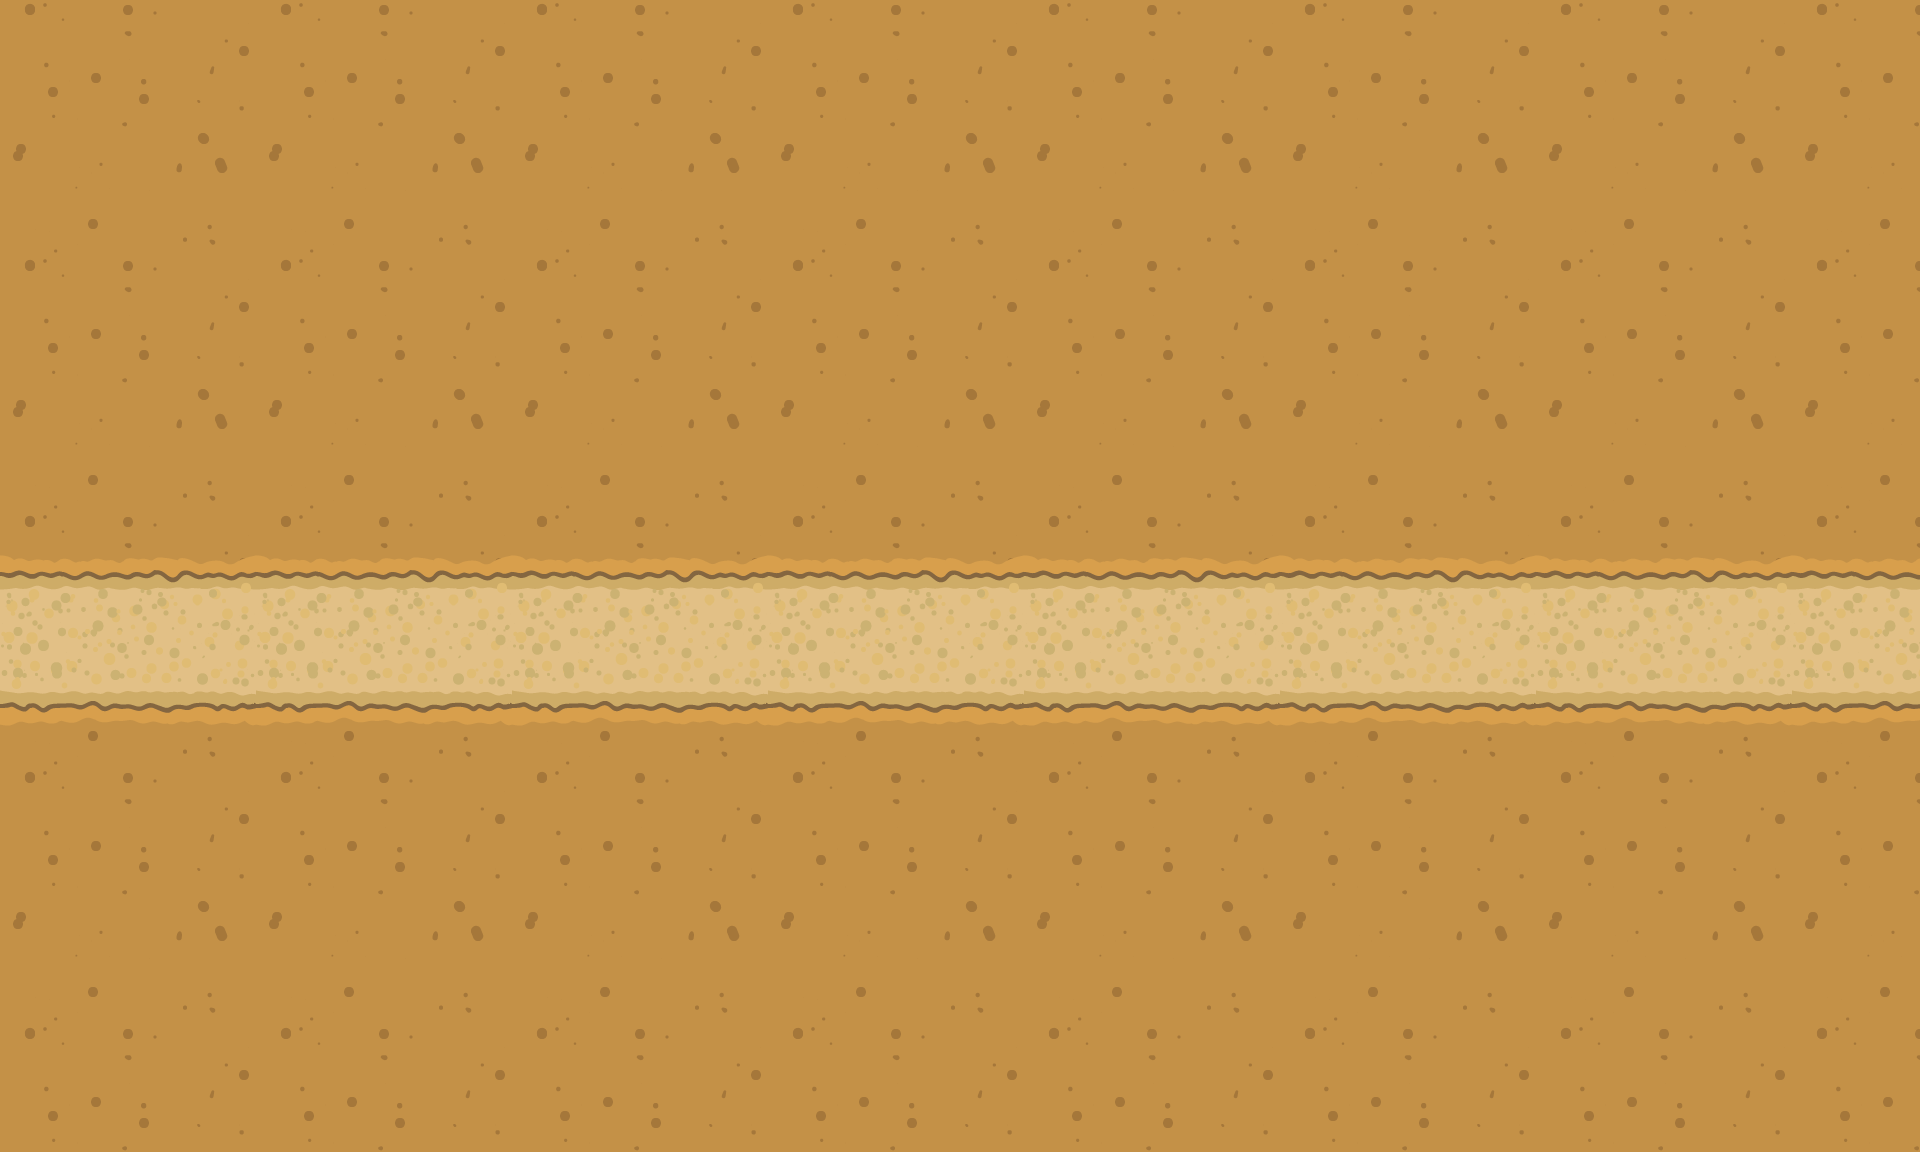

A level layout from a 2D game, rendered from its tile map. Below: a short description, then the map file with its tile-grid data intact:
An orthogonal 30x18 tile map with 64x64 px tiles, 3 tile layers (bg, road, target) and 1 object (1).

<map version="1.2" tiledversion="1.3.1" orientation="orthogonal" renderorder="right-down" compressionlevel="0" width="30" height="18" tilewidth="64" tileheight="64" infinite="0" nextlayerid="5" nextobjectid="42">
 <tileset firstgid="1" source="tail_01.tsx" />
 <layer id="1" name="bg" width="30" height="18">
  <data encoding="csv">
565,566,567,568,565,566,567,568,565,566,567,568,565,566,567,568,565,566,567,568,565,566,567,568,565,566,567,568,565,566,
593,594,595,596,593,594,595,596,593,594,595,596,593,594,595,596,593,594,595,596,593,594,595,596,593,594,595,596,593,594,
621,622,623,624,621,622,623,624,621,622,623,624,621,622,623,624,621,622,623,624,621,622,623,624,621,622,623,624,621,622,
649,650,651,652,649,650,651,652,649,650,651,652,649,650,651,652,649,650,651,652,649,650,651,652,649,650,651,652,649,650,
565,566,567,568,565,566,567,568,565,566,567,568,565,566,567,568,565,566,567,568,565,566,567,568,565,566,567,568,565,566,
593,594,595,596,593,594,595,596,593,594,595,596,593,594,595,596,593,594,595,596,593,594,595,596,593,594,595,596,593,594,
621,622,623,624,621,622,623,624,621,622,623,624,621,622,623,624,621,622,623,624,621,622,623,624,621,622,623,624,621,622,
649,650,651,652,649,650,651,652,649,650,651,652,649,650,651,652,649,650,651,652,649,650,651,652,649,650,651,652,649,650,
565,566,567,568,565,566,567,568,565,566,567,568,565,566,567,568,565,566,567,568,565,566,567,568,565,566,567,568,565,566,
593,594,595,596,593,594,595,596,593,594,595,596,593,594,595,596,593,594,595,596,593,594,595,596,593,594,595,596,593,594,
621,622,623,624,621,622,623,624,621,622,623,624,621,622,623,624,621,622,623,624,621,622,623,624,621,622,623,624,621,622,
649,650,651,652,649,650,651,652,649,650,651,652,649,650,651,652,649,650,651,652,649,650,651,652,649,650,651,652,649,650,
565,566,567,568,565,566,567,568,565,566,567,568,565,566,567,568,565,566,567,568,565,566,567,568,565,566,567,568,565,566,
593,594,595,596,593,594,595,596,593,594,595,596,593,594,595,596,593,594,595,596,593,594,595,596,593,594,595,596,593,594,
621,622,623,624,621,622,623,624,621,622,623,624,621,622,623,624,621,622,623,624,621,622,623,624,621,622,623,624,621,622,
649,650,651,652,649,650,651,652,649,650,651,652,649,650,651,652,649,650,651,652,649,650,651,652,649,650,651,652,649,650,
565,566,567,568,565,566,567,568,565,566,567,568,565,566,567,568,565,566,567,568,565,566,567,568,565,566,567,568,565,566,
593,594,595,596,593,594,595,596,593,594,595,596,593,594,595,596,593,594,595,596,593,594,595,596,593,594,595,596,593,594
</data>
 </layer>
 <layer id="2" name="road" width="30" height="18">
  <data encoding="csv">
0,0,0,0,0,0,0,0,0,0,0,0,0,0,0,0,0,0,0,0,0,0,0,0,0,0,0,0,0,0,
0,0,0,0,0,0,0,0,0,0,0,0,0,0,0,0,0,0,0,0,0,0,0,0,0,0,0,0,0,0,
0,0,0,0,0,0,0,0,0,0,0,0,0,0,0,0,0,0,0,0,0,0,0,0,0,0,0,0,0,0,
0,0,0,0,0,0,0,0,0,0,0,0,0,0,0,0,0,0,0,0,0,0,0,0,0,0,0,0,0,0,
0,0,0,0,0,0,0,0,0,0,0,0,0,0,0,0,0,0,0,0,0,0,0,0,0,0,0,0,0,0,
0,0,0,0,0,0,0,0,0,0,0,0,0,0,0,0,0,0,0,0,0,0,0,0,0,0,0,0,0,0,
0,0,0,0,0,0,0,0,0,0,0,0,0,0,0,0,0,0,0,0,0,0,0,0,0,0,0,0,0,0,
0,0,0,0,0,0,0,0,0,0,0,0,0,0,0,0,0,0,0,0,0,0,0,0,0,0,0,0,0,0,
473,474,475,476,473,474,475,476,473,474,475,476,473,474,475,476,473,474,475,476,473,474,475,476,473,474,475,476,473,474,
501,502,503,504,501,502,503,504,501,502,503,504,501,502,503,504,501,502,503,504,501,502,503,504,501,502,503,504,501,502,
529,530,531,532,529,530,531,532,529,530,531,532,529,530,531,532,529,530,531,532,529,530,531,532,529,530,531,532,529,530,
557,558,559,560,557,558,559,560,557,558,559,560,557,558,559,560,557,558,559,560,557,558,559,560,557,558,559,560,557,558,
0,0,0,0,0,0,0,0,0,0,0,0,0,0,0,0,0,0,0,0,0,0,0,0,0,0,0,0,0,0,
0,0,0,0,0,0,0,0,0,0,0,0,0,0,0,0,0,0,0,0,0,0,0,0,0,0,0,0,0,0,
0,0,0,0,0,0,0,0,0,0,0,0,0,0,0,0,0,0,0,0,0,0,0,0,0,0,0,0,0,0,
0,0,0,0,0,0,0,0,0,0,0,0,0,0,0,0,0,0,0,0,0,0,0,0,0,0,0,0,0,0,
0,0,0,0,0,0,0,0,0,0,0,0,0,0,0,0,0,0,0,0,0,0,0,0,0,0,0,0,0,0,
0,0,0,0,0,0,0,0,0,0,0,0,0,0,0,0,0,0,0,0,0,0,0,0,0,0,0,0,0,0
</data>
 </layer>
 <objectgroup color="#ff0000" id="3" name="pathes">
  <object id="40" name="1" x="0" y="641.399">
   <polyline points="0,0 1934,-2.5424" />
  </object>
 </objectgroup>
 <layer id="4" name="target" width="30" height="18">
  <data encoding="csv">
0,0,0,0,0,0,0,0,0,0,0,0,0,0,0,0,0,0,0,0,0,0,0,0,0,0,0,0,0,0,
0,0,0,0,0,0,0,0,0,0,0,0,0,0,0,0,0,0,0,0,0,0,0,0,0,0,0,0,0,0,
0,0,0,0,0,0,0,0,0,0,0,0,0,0,0,0,0,0,0,0,0,0,0,0,0,0,0,0,0,0,
0,0,0,0,0,0,0,0,0,0,0,0,0,0,0,0,0,0,0,0,0,0,0,0,0,0,0,0,0,0,
0,0,0,0,0,0,0,0,0,0,0,0,0,0,0,0,0,0,0,0,0,0,0,0,0,0,0,0,0,0,
0,0,0,0,0,0,0,0,0,0,0,0,0,0,0,0,0,0,0,0,0,0,0,0,0,0,0,0,0,0,
0,0,0,0,0,0,0,0,0,0,0,0,0,0,0,0,0,0,0,0,0,0,0,0,0,0,0,0,0,0,
0,0,0,0,0,0,0,0,0,0,0,0,0,0,0,0,0,0,0,0,0,0,0,0,0,0,0,0,0,0,
0,0,0,0,0,0,0,0,0,0,0,0,0,0,0,0,0,0,0,0,0,0,0,0,0,0,0,0,0,0,
0,0,0,0,0,0,0,0,0,0,0,0,0,0,0,0,0,0,0,0,0,0,0,0,0,0,0,0,0,0,
0,0,0,0,0,0,0,0,0,0,0,0,0,0,0,0,0,0,0,0,0,0,0,0,0,0,0,0,0,0,
0,0,0,0,0,0,0,0,0,0,0,0,0,0,0,0,0,0,0,0,0,0,0,0,0,0,0,0,0,0,
0,0,0,0,0,0,0,0,0,0,0,0,0,0,0,0,0,0,0,0,0,0,0,0,0,0,0,0,0,0,
0,0,0,0,0,0,0,0,0,0,0,0,0,0,0,0,0,0,0,0,0,0,0,0,0,0,0,0,0,0,
0,0,0,0,0,0,0,0,0,0,0,0,0,0,0,0,0,0,0,0,0,0,0,0,0,0,0,0,0,0,
0,0,0,0,0,0,0,0,0,0,0,0,0,0,0,0,0,0,0,0,0,0,0,0,0,0,0,0,0,0,
0,0,0,0,0,0,0,0,0,0,0,0,0,0,0,0,0,0,0,0,0,0,0,0,0,0,0,0,0,0,
0,0,0,0,0,0,0,0,0,0,0,0,0,0,0,0,0,0,0,0,0,0,0,0,0,0,0,0,0,0
</data>
 </layer>
</map>
